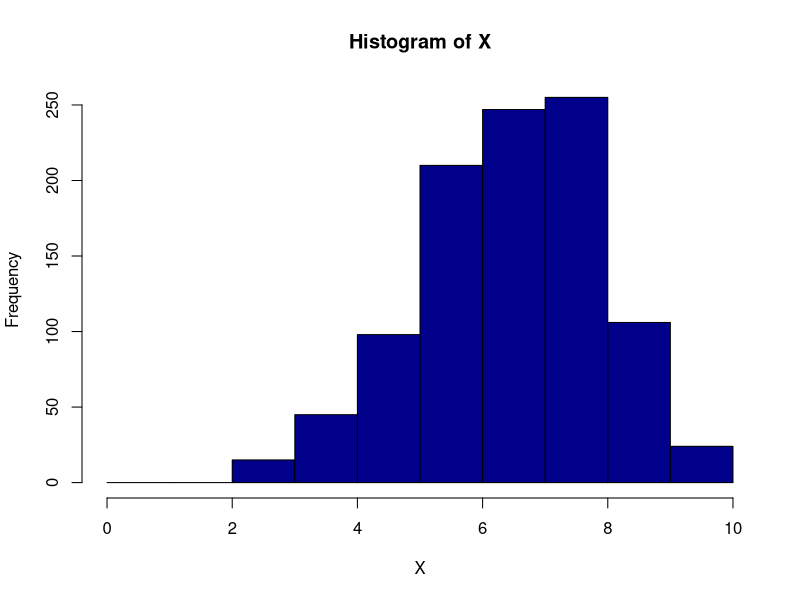
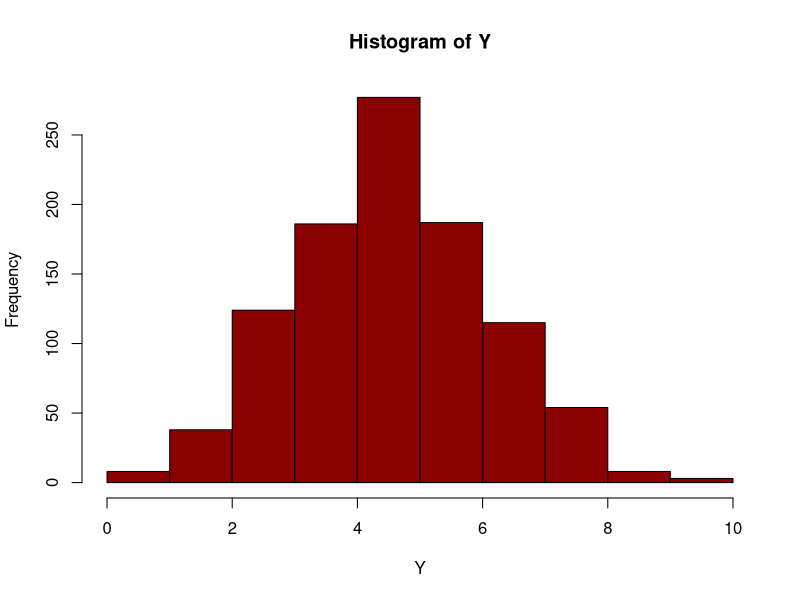
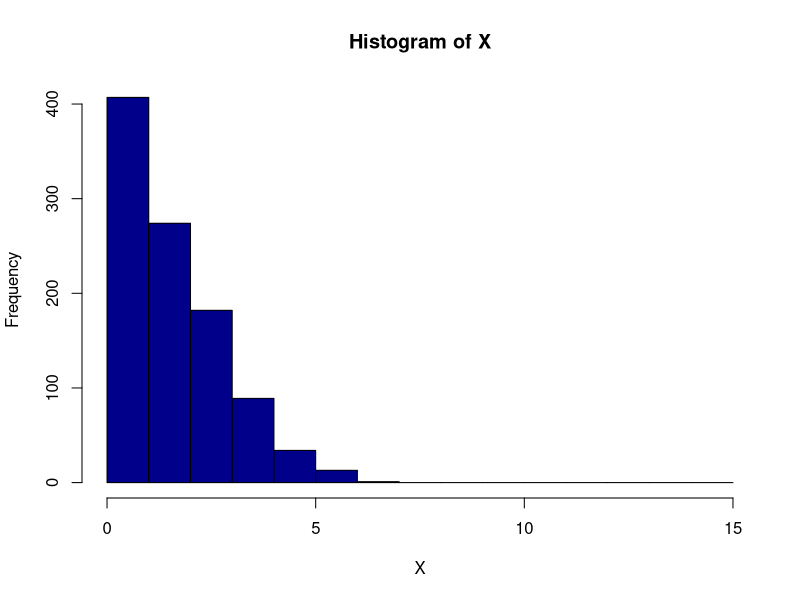
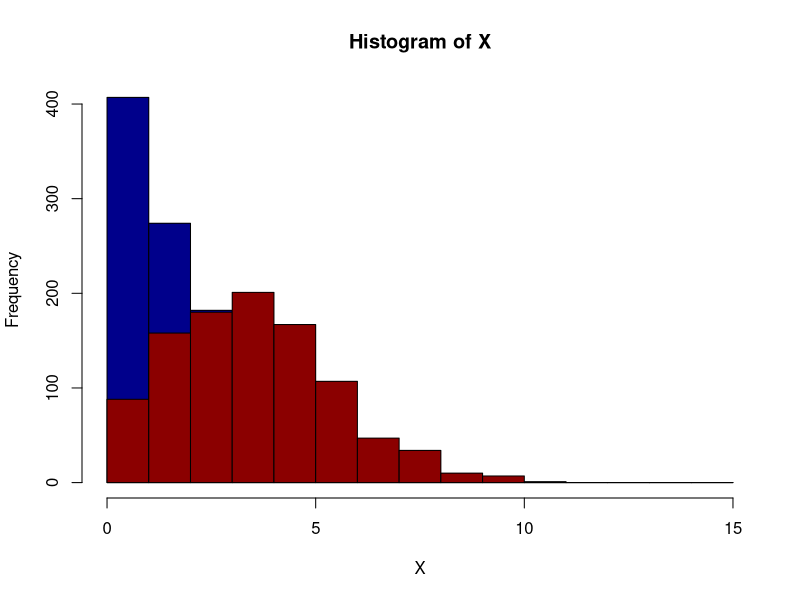
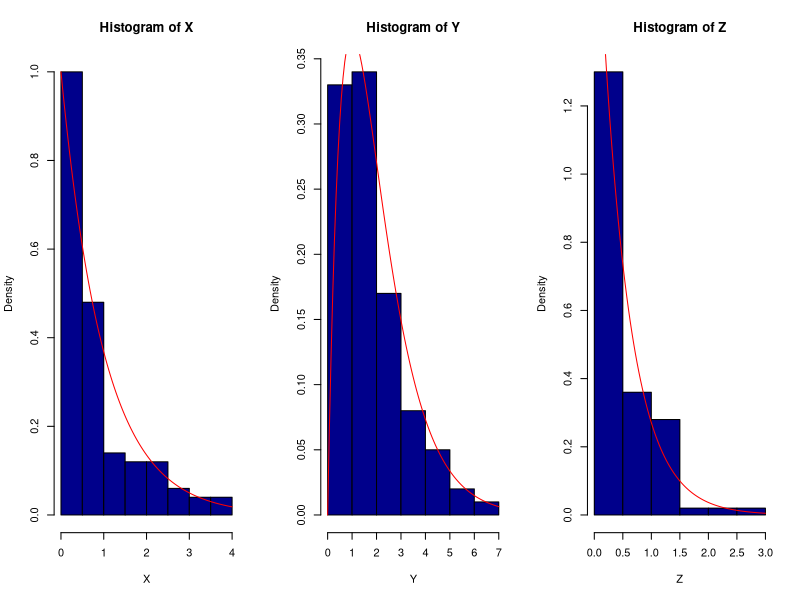
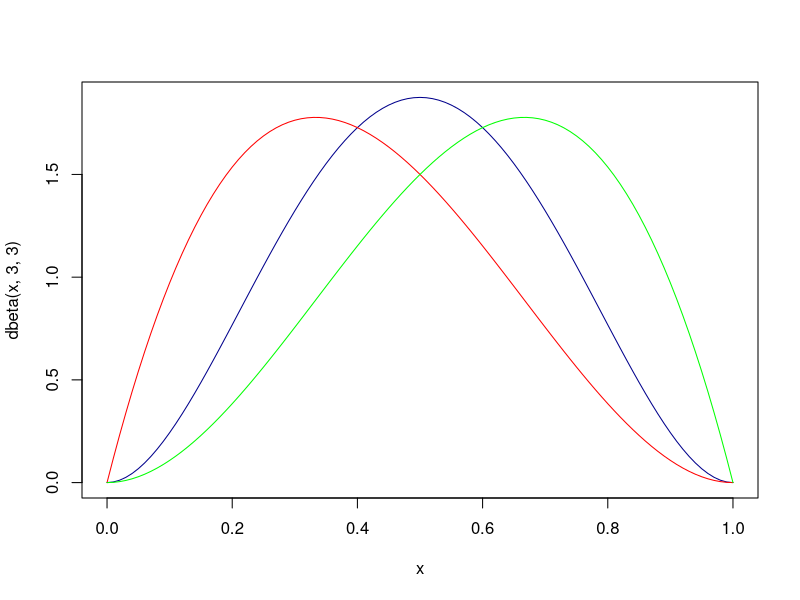
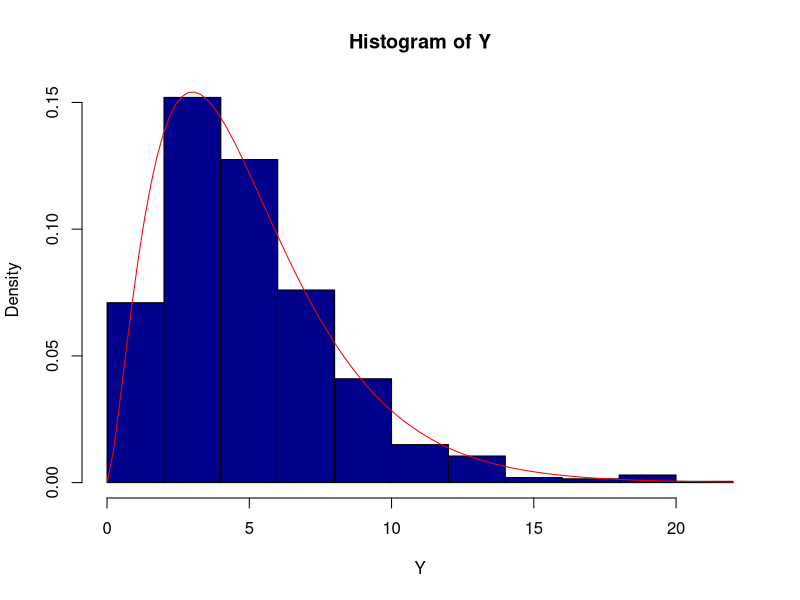
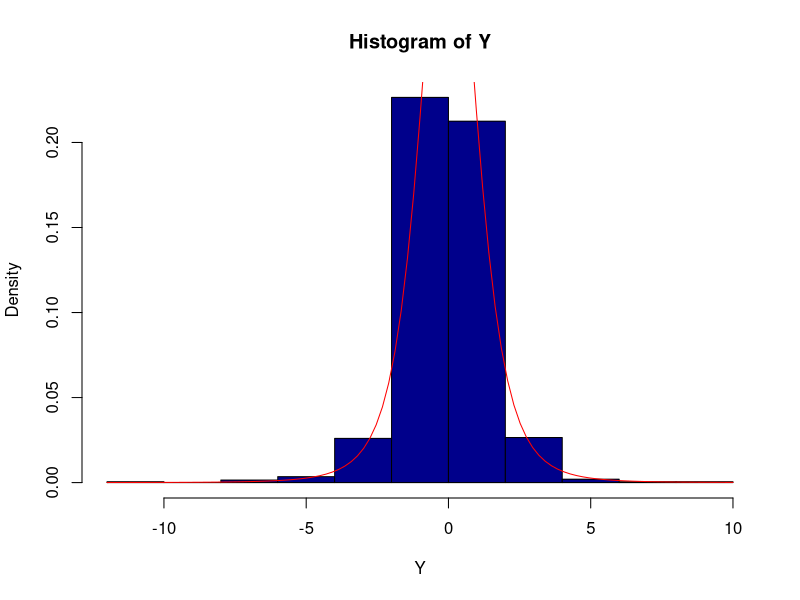

Generate these figures, in order, with R:
## ---- chunk 1
knitr::opts_chunk$set(echo = TRUE)
set.seed(135638)
## ---- chunk 2
X <- rbinom(1000, 10, 0.7)
Y <- rbinom(1000, 10, 0.5)

hist(X, breaks = 0:10, col = 'blue4')
hist(Y, breaks = 0:10, col = 'red4')
## ---- chunk 3
X <- rpois(1000,2)
Y <- rpois(1000,4)

hist(X, breaks = 0:15, col = 'blue4')

## ---- chunk 4

hist(X, breaks = 0:15, col = 'blue4', add = F)
hist(Y, breaks = 0:15, col = 'red4', add = T)
## ---- chunk 5
X <- rgamma(100,1,1)
Y <- rgamma(100,2,1)
Z <- rgamma(100,1,2)

par(mfrow= c(1,3))

hist(X, col = 'blue4', freq = F)
curve(dgamma(x,1,1), add = T, col='red1')

hist(Y, col = 'blue4', freq = F, add = F)
curve(dgamma(x,2,1), add = T, col='red1')

hist(Z, col = 'blue4', freq = F, add = F)
curve(dgamma(x,1,2), add = T, col='red1')

par(mfrow= c(1,1))
## ---- chunk 6
curve(dbeta(x,3,3), col = 'blue4')
curve(dbeta(x,2,3), add = T, col='red1')
curve(dbeta(x,3,2), add = T, col='green1')
## ---- chunk 7
f1 <- function(x1, x2, x3, x4, x5){
  return (x1^2 + x2^2 + x3^2 + x4^2 + x5^2)
}

set.seed(135638)

X1 <- rnorm(1000,0,1)
X2 <- rnorm(1000,0,1)
X3 <- rnorm(1000,0,1)
X4 <- rnorm(1000,0,1)
X5 <- rnorm(1000,0,1)

Y <- f1(X1,X2,X3,X4,X5)

hist(Y, col = 'blue4', freq=F)
curve(dchisq(x,5), add=T, col='red')

## ---- chunk 8
f2 <- function(x1,x2,v){
  return (x1/sqrt(x2/v))
}

X <- rnorm(1000,0,1)
X2 <- rchisq(1000,4)

Y <- f2(X,X2,4)

hist(Y, col = 'blue4', freq=F)
curve(dt(x,4), col='red', add=T)

## ---- chunk 9

set.seed(12345)
#(a). 
geom.exp <- function(p){
  return((1-p)/p)
}

geom.exp(0.6)

X1 <- rgeom(10,0.6)
X1_bar <- mean(X1)
X1_bar

X2 <- rgeom(100,0.6)
X2_bar <- mean(X2)

X3 <- rgeom(1000,0.6)
X3_bar <- mean(X3)

## ---- chunk 10
X1_bar - geom.exp(0.6)
## ---- chunk 11
X2_bar - geom.exp(0.6)
## ---- chunk 12
X3_bar - geom.exp(0.6)
## ---- chunk 13
(X1_bar - geom.exp(0.6)) - (X3_bar - geom.exp(0.6))
## ---- chunk 14
set.seed(12345)

y1 <- rep(0,1000)
y2 <- rep(0,1000)
y3 <- rep(0,1000)

E1 <- matrix(1:(1000*5), ncol=5)
for (i in 1:1000){
  E1[i,] <- rexp(5,2)
  y1[i] <- mean(E1[i,])
}

E2 <- matrix(1:(1000*20), ncol=20)
for (i in 1:1000){
  E2[i,] <- rexp(20,2)
  y2[i] <- mean(E2[i,])
}

E3 <- matrix(1:(1000*50), ncol=50)
for (i in 1:1000){
  E3[i,] <- rexp(50,2)
  y3[i] <- mean(E3[i,])
}

par(mfrow=c(1,3))
hist(y1, col='blue4')
hist(y2, col='red4')
hist(y3, col='green4')

